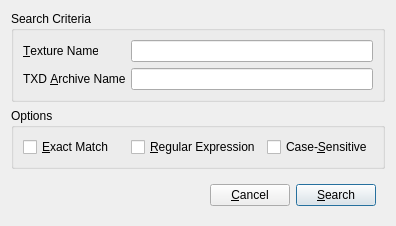
<?xml version="1.0" encoding="UTF-8"?>
<ui version="4.0">
 <class>TextureSearchDialog</class>
 <widget class="QDialog" name="TextureSearchDialog">
  <property name="geometry">
   <rect>
    <x>0</x>
    <y>0</y>
    <width>396</width>
    <height>202</height>
   </rect>
  </property>
  <property name="sizePolicy">
   <sizepolicy hsizetype="Preferred" vsizetype="Minimum">
    <horstretch>0</horstretch>
    <verstretch>0</verstretch>
   </sizepolicy>
  </property>
  <property name="windowTitle">
   <string>Search Texture</string>
  </property>
  <property name="sizeGripEnabled">
   <bool>false</bool>
  </property>
  <layout class="QVBoxLayout" name="verticalLayout">
   <item>
    <widget class="QGroupBox" name="groupBox">
     <property name="sizePolicy">
      <sizepolicy hsizetype="Minimum" vsizetype="Minimum">
       <horstretch>0</horstretch>
       <verstretch>0</verstretch>
      </sizepolicy>
     </property>
     <property name="title">
      <string>Search Criteria</string>
     </property>
     <layout class="QFormLayout" name="formLayout">
      <item row="0" column="0">
       <widget class="QLabel" name="label">
        <property name="text">
         <string>&amp;Texture Name</string>
        </property>
        <property name="buddy">
         <cstring>nameField</cstring>
        </property>
       </widget>
      </item>
      <item row="0" column="1">
       <widget class="QLineEdit" name="nameField"/>
      </item>
      <item row="1" column="0">
       <widget class="QLabel" name="label_2">
        <property name="text">
         <string>TXD &amp;Archive Name</string>
        </property>
        <property name="buddy">
         <cstring>txdField</cstring>
        </property>
       </widget>
      </item>
      <item row="1" column="1">
       <widget class="QLineEdit" name="txdField"/>
      </item>
     </layout>
    </widget>
   </item>
   <item>
    <widget class="QGroupBox" name="groupBox_2">
     <property name="sizePolicy">
      <sizepolicy hsizetype="Minimum" vsizetype="Minimum">
       <horstretch>0</horstretch>
       <verstretch>0</verstretch>
      </sizepolicy>
     </property>
     <property name="title">
      <string>Options</string>
     </property>
     <layout class="QHBoxLayout" name="horizontalLayout">
      <item>
       <widget class="QCheckBox" name="exactBox">
        <property name="text">
         <string>&amp;Exact Match</string>
        </property>
       </widget>
      </item>
      <item>
       <widget class="QCheckBox" name="regexBox">
        <property name="text">
         <string>&amp;Regular Expression</string>
        </property>
       </widget>
      </item>
      <item>
       <widget class="QCheckBox" name="caseBox">
        <property name="text">
         <string>Case-&amp;Sensitive</string>
        </property>
       </widget>
      </item>
     </layout>
    </widget>
   </item>
   <item>
    <widget class="QWidget" name="widget" native="true">
     <layout class="QHBoxLayout" name="horizontalLayout_2">
      <item>
       <spacer name="horizontalSpacer">
        <property name="orientation">
         <enum>Qt::Horizontal</enum>
        </property>
        <property name="sizeHint" stdset="0">
         <size>
          <width>40</width>
          <height>20</height>
         </size>
        </property>
       </spacer>
      </item>
      <item>
       <widget class="QPushButton" name="cancelButton">
        <property name="text">
         <string>&amp;Cancel</string>
        </property>
       </widget>
      </item>
      <item>
       <widget class="QPushButton" name="searchButton">
        <property name="text">
         <string>&amp;Search</string>
        </property>
        <property name="default">
         <bool>true</bool>
        </property>
       </widget>
      </item>
     </layout>
    </widget>
   </item>
  </layout>
 </widget>
 <resources/>
 <connections/>
</ui>
